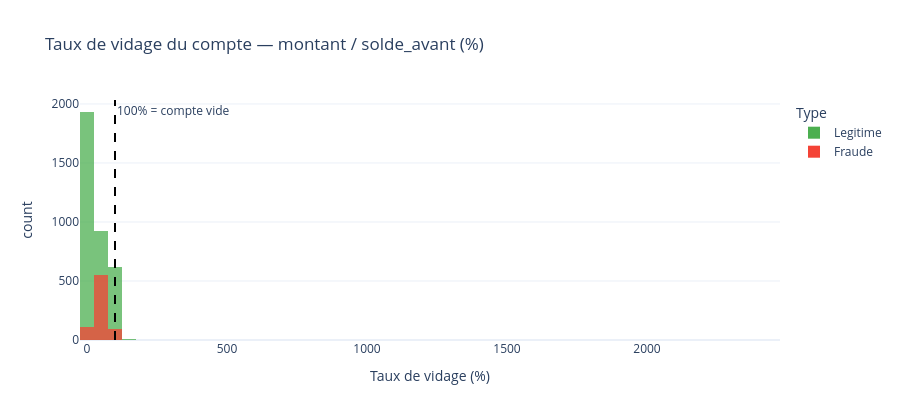

The cell this chart's notebook holds for it:
### Code cell
# Taux de vidage
tx_v = tx[tx['solde_avant'] > 0].copy()
tx_v['taux_vidage_pct'] = (tx_v['montant'] / tx_v['solde_avant'] * 100).round(2)

fig = px.histogram(tx_v, x='taux_vidage_pct', color='type', nbins=50,
                   barmode='overlay', opacity=0.75,
                   color_discrete_map={'Legitime': LEGIT, 'Fraude': FRAUD},
                   title='Taux de vidage du compte — montant / solde_avant (%)',
                   labels={'taux_vidage_pct': 'Taux de vidage (%)', 'type': 'Type'})
fig.add_vline(x=100, line_dash='dash', line_color='black',
              annotation_text='100% = compte vide')
fig.update_layout(height=420)
fig.show()

tv_l = tx_v[tx_v['label_fraude']==0]['taux_vidage_pct'].mean()
tv_f = tx_v[tx_v['label_fraude']==1]['taux_vidage_pct'].mean()
print(f'Taux de vidage moyen — Legitimes : {tv_l:.1f}%  |  Fraudes : {tv_f:.1f}%  |  Ratio : {tv_f/tv_l:.1f}x')

### Figure 1 — Plotly figure (JSON) as saved in the notebook; plotly's stock layout.template omitted (floating-point values rounded to 4 significant figures; data arrays with more than 128 entries replaced by an {"elided": "..."} marker saying what was removed)
{"data": [{"bingroup": "x", "hovertemplate": "Type=Legitime<br>Taux de vidage (%)=%{x}<br>count=%{y}<extra></extra>", "legendgroup": "Legitime", "marker": {"color": "#4CAF50", "opacity": 0.75, "pattern": {"shape": ""}}, "name": "Legitime", "nbinsx": 50, "orientation": "v", "showlegend": true, "type": "histogram", "x": {"elided": "3505 float values"}, "xaxis": "x", "yaxis": "y"}, {"bingroup": "x", "hovertemplate": "Type=Fraude<br>Taux de vidage (%)=%{x}<br>count=%{y}<extra></extra>", "legendgroup": "Fraude", "marker": {"color": "#F44336", "opacity": 0.75, "pattern": {"shape": ""}}, "name": "Fraude", "nbinsx": 50, "orientation": "v", "showlegend": true, "type": "histogram", "x": {"elided": "754 float values"}, "xaxis": "x", "yaxis": "y"}], "layout": {"annotations": [{"showarrow": false, "text": "100% = compte vide", "x": 100, "xanchor": "left", "xref": "x", "y": 1, "yanchor": "top", "yref": "y domain"}], "barmode": "overlay", "height": 420, "legend": {"title": {"text": "Type"}, "tracegroupgap": 0}, "shapes": [{"line": {"color": "black", "dash": "dash"}, "type": "line", "x0": 100, "x1": 100, "xref": "x", "y0": 0, "y1": 1, "yref": "y domain"}], "title": {"text": "Taux de vidage du compte — montant / solde_avant (%)"}, "xaxis": {"anchor": "y", "domain": [0, 1], "title": {"text": "Taux de vidage (%)"}}, "yaxis": {"anchor": "x", "domain": [0, 1], "title": {"text": "count"}}}}
